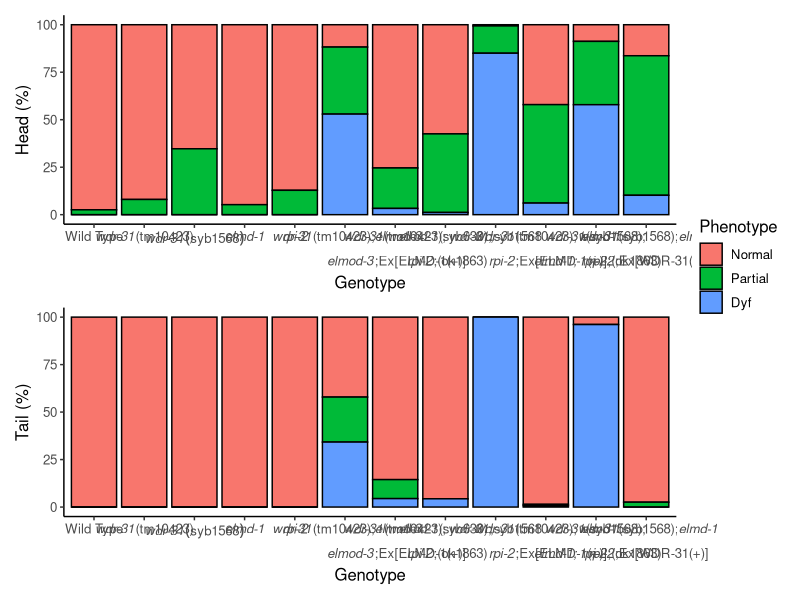
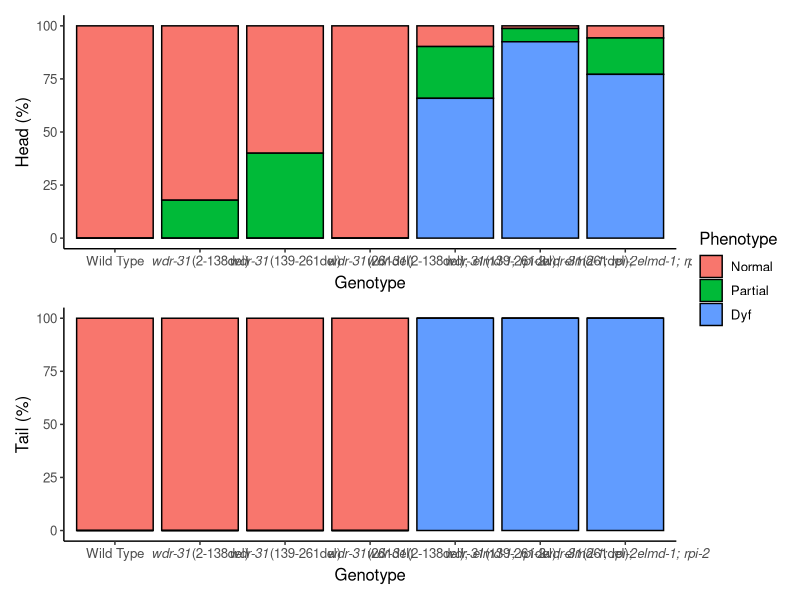

Write R code to recreate these figures, in order.

library(readxl)
library(ggplot2)
library(patchwork)

dyf<-read_xlsx("./data/Dye_assay.xlsx")
dyf_2<-read_xlsx("./data/Dye_assay.xlsx", 2)
dyf1<-dyf[,c(1,4,5)]
dyf2<-dyf[,c(1,6,7)]
dyf3<-dyf[,c(1,2,3)]

colnames(dyf1)<-dyf1[1,]
colnames(dyf2)<-dyf2[1,]
colnames(dyf3)<-dyf3[1,]
colnames(dyf1)[1]<-"Genotype"
colnames(dyf2)[1]<-"Genotype"
colnames(dyf3)[1]<-"Genotype"

dyf1<-dyf1[-1,]
dyf2<-dyf2[-1,]
dyf3<-dyf3[-1,]

dyf3$Phenotype<-"Normal"
dyf1$Phenotype<-"Partial"
dyf2$Phenotype<-"Dyf"

dyf1$Head<-as.numeric(dyf1$Head)
dyf2$Head<-as.numeric(dyf2$Head)
dyf3$Head<-as.numeric(dyf3$Head)

dyf1$Tail<-as.numeric(dyf1$Tail)
dyf2$Tail<-as.numeric(dyf2$Tail)
dyf3$Tail<-as.numeric(dyf3$Tail)

dyf3$Head_p<-(dyf3$Head*100)/(dyf3$Head + dyf1$Head + dyf2$Head)
dyf1$Head_p<-(dyf1$Head*100)/(dyf3$Head + dyf1$Head + dyf2$Head)
dyf2$Head_p<-(dyf2$Head*100)/(dyf3$Head + dyf1$Head + dyf2$Head)

dyf3$Tail_p<-(dyf3$Tail*100)/(dyf3$Tail + dyf1$Tail + dyf2$Tail)
dyf1$Tail_p<-(dyf1$Tail*100)/(dyf3$Tail + dyf1$Tail + dyf2$Tail)
dyf2$Tail_p<-(dyf2$Tail*100)/(dyf3$Tail + dyf1$Tail + dyf2$Tail)

dyf_last<-rbind(dyf3, dyf1, dyf2)
dyf_last$Phenotype<-factor(dyf_last$Phenotype, levels = unique(dyf_last$Phenotype))
dyf_last$Genotype<-factor(dyf_last$Genotype, levels = c(dyf1$Genotype))


xsub0 <- ~ atop(paste(italic("wdr-31"),"(tm10423);",italic("elmod-3")))
xsub1 <- ~ atop(paste(italic("wdr-31"),"(tm10423); "), paste(italic("elmod-3"), ";Ex[ELMD-1(+)]"))
xsub2 <- ~ atop(paste(italic("elmd-1"),"(syb630); "), paste(italic("rpi-2"),";(ok1863)"))
xsub3 <- ~ atop(paste(italic("wdr-31"),"(tm10423); "), paste(italic("elmd-1; rpi-2")))
xsub4 <- ~ atop(paste(italic("wdr-31"),"(tm10423); ",italic("elmd-1")), paste(italic("rpi-2"),";Ex[ELMD-1(+)]"))
xsub5 <- ~ atop(paste(italic("wdr-31"),"(syb1568); "), paste(italic("elmd-1; rpi-2"),";(ok1863)"))
xsub6 <- ~ atop(paste(italic("wdr-31"),"(syb1568);",italic("elmd-1")), paste(italic("rpi-2"),";Ex[WDR-31(+)]"))
xsub3 <- expression(paste(italic("wdr-31"),";syb1568"))


# Plot for head
dyf_head<-ggplot(data = dyf_last, aes(x = Genotype, y = Head_p, fill = Phenotype)) +
  geom_bar(stat = "identity", width = 0.9, color = "black") +
  scale_x_discrete("Genotype", labels = c(expression("Wild Type", 
                                                   paste(italic("wdr-31"),"(tm10423)",sep = "\n"),
                                                   italic("wdr-31")(syb1568),
                                                   italic("elmd-1"),
                                                   italic("rpi-2")),
                                          xsub0,xsub1,xsub2,xsub3,xsub4,xsub5,xsub6
                                          )) +
  scale_y_continuous("Head (%)") +
  theme(legend.text.align = 0, panel.background = element_rect(fill = "white"),
        axis.line = element_line(colour = "black"), text = element_text(size=12))


# Plot for tail
dyf_tail<-ggplot(data = dyf_last, aes(x = Genotype, y = Tail_p, fill = Phenotype)) +
  geom_bar(stat = "identity", width = 0.9, color = "black") +
  scale_x_discrete("Genotype", labels = c(expression("Wild Type", 
                                                     paste(italic("wdr-31"),"(tm10423)",sep = "\n"),
                                                     italic("wdr-31")(syb1568),
                                                     italic("elmd-1"),
                                                     italic("rpi-2")),
                                          xsub0,xsub1,xsub2,xsub3,xsub4,xsub5,xsub6
  )) +
  scale_y_continuous("Tail (%)") +
  theme(legend.text.align = 0, panel.background = element_rect(fill = "white"),
        axis.line = element_line(colour = "black"), text = element_text(size=12))

# Combine plots
combined <- dyf_head + dyf_tail & theme(legend.position = "right")
combined + plot_layout(ncol = 1, nrow = 2, guides = "collect")


# ****** Second Plot ******** #

dyf_21<-dyf_2[,c(1,4,5)]
dyf_22<-dyf_2[,c(1,6,7)]
dyf_23<-dyf_2[,c(1,2,3)]

colnames(dyf_21)<-dyf_21[1,]
colnames(dyf_22)<-dyf_22[1,]
colnames(dyf_23)<-dyf_23[1,]
colnames(dyf_21)[1]<-"Genotype"
colnames(dyf_22)[1]<-"Genotype"
colnames(dyf_23)[1]<-"Genotype"

dyf_21<-dyf_21[-1,]
dyf_22<-dyf_22[-1,]
dyf_23<-dyf_23[-1,]

dyf_23$Phenotype<-"Normal"
dyf_21$Phenotype<-"Partial"
dyf_22$Phenotype<-"Dyf"

dyf_21$Head<-as.numeric(dyf_21$Head)
dyf_22$Head<-as.numeric(dyf_22$Head)
dyf_23$Head<-as.numeric(dyf_23$Head)

dyf_21$Tail<-as.numeric(dyf_21$Tail)
dyf_22$Tail<-as.numeric(dyf_22$Tail)
dyf_23$Tail<-as.numeric(dyf_23$Tail)

dyf_23$Head_p<-(dyf_23$Head*100)/(dyf_23$Head + dyf_21$Head + dyf_22$Head)
dyf_21$Head_p<-(dyf_21$Head*100)/(dyf_23$Head + dyf_21$Head + dyf_22$Head)
dyf_22$Head_p<-(dyf_22$Head*100)/(dyf_23$Head + dyf_21$Head + dyf_22$Head)

dyf_23$Tail_p<-(dyf_23$Tail*100)/(dyf_23$Tail + dyf_21$Tail + dyf_22$Tail)
dyf_21$Tail_p<-(dyf_21$Tail*100)/(dyf_23$Tail + dyf_21$Tail + dyf_22$Tail)
dyf_22$Tail_p<-(dyf_22$Tail*100)/(dyf_23$Tail + dyf_21$Tail + dyf_22$Tail)

dyf2_last<-rbind(dyf_23, dyf_21, dyf_22)
dyf2_last$Phenotype<-factor(dyf2_last$Phenotype, levels = unique(dyf2_last$Phenotype))
dyf2_last$Genotype<-factor(dyf2_last$Genotype, levels = c(dyf_21$Genotype))



# Plot for head
dyf2_head<-ggplot(data = dyf2_last, aes(x = Genotype, y = Head_p, fill = Phenotype)) +
  geom_bar(stat = "identity", width = 0.9, color = "black") +
  scale_x_discrete("Genotype", labels = c(expression("Wild Type", 
                                                     paste(italic("wdr-31"),"(2-138del)"),
                                                     paste(italic("wdr-31"),"(139-261del)"),
                                                     paste(italic("wdr-31"),"(261del)"),
                                                     paste(italic("wdr-31"),"(2-138del); ", italic("elmd-1; rpi-2")),
                                                     paste(italic("wdr-31"),"(139-261del); ", italic("elmd-1; rpi-2")),
                                                     paste(italic("wdr-31"),"(261del); ", italic("elmd-1; rpi-2"))
  ))) +
  scale_y_continuous("Head (%)") +
  theme(legend.text.align = 0, panel.background = element_rect(fill = "white"),
        axis.line = element_line(colour = "black"), text = element_text(size=12))


# Plot for tail
dyf2_tail<-ggplot(data = dyf2_last, aes(x = Genotype, y = Tail_p, fill = Phenotype)) +
  geom_bar(stat = "identity", width = 0.9, color = "black") +
  scale_x_discrete("Genotype", labels = c(expression("Wild Type", 
                                                     paste(italic("wdr-31"),"(2-138del)"),
                                                     paste(italic("wdr-31"),"(139-261del)"),
                                                     paste(italic("wdr-31"),"(261del)"),
                                                     paste(italic("wdr-31"),"(2-138del); ", italic("elmd-1; rpi-2")),
                                                     paste(italic("wdr-31"),"(139-261del); ", italic("elmd-1; rpi-2")),
                                                     paste(italic("wdr-31"),"(261del); ", italic("elmd-1; rpi-2"))
  ))) +
  scale_y_continuous("Tail (%)") +
  theme(legend.text.align = 0, panel.background = element_rect(fill = "white"),
        axis.line = element_line(colour = "black"), text = element_text(size=12))

# Combine plots
combined2 <- dyf2_head + dyf2_tail & theme(legend.position = "right")
combined2 + plot_layout(ncol = 1, nrow = 2, guides = "collect")

